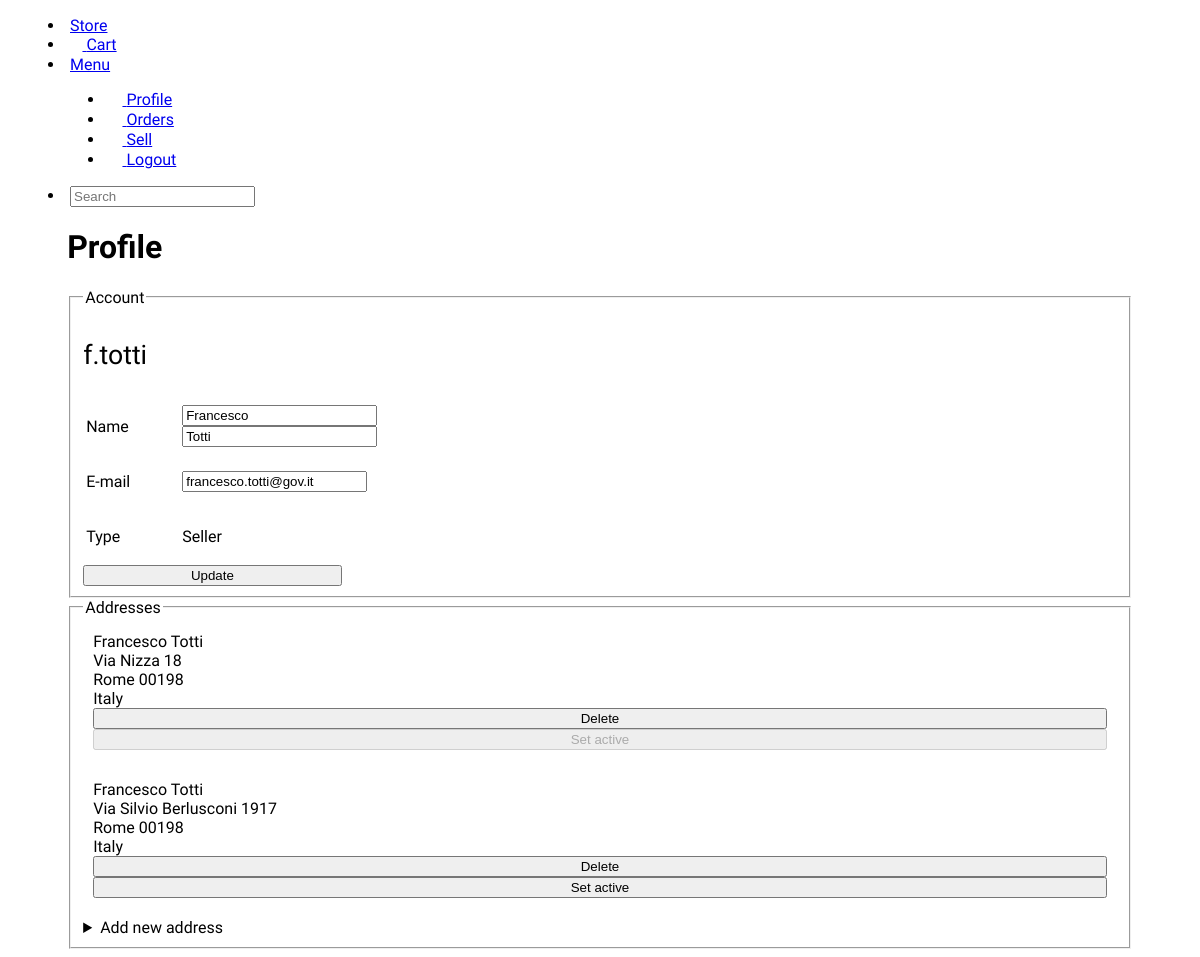
Screenshot of /profile (signed in) with the database file from the repository.
### tables.py (models this page shows, shortened)
class Base(DeclarativeBase):
    pass

class User(Base, UserMixin):
    __tablename__ = 'users'
    id: Mapped[int] = mapped_column(primary_key=True, autoincrement=True)
    email: Mapped[str] = mapped_column(unique=True)
    username: Mapped[str] = mapped_column(unique=True)
    password: Mapped[str] = mapped_column()
    name: Mapped[str] = mapped_column()
    last_name: Mapped[str] = mapped_column(nullable=True)
    user_type: Mapped[bool] = mapped_column() # True se venditore
    addresses: Mapped[List['Address']] = relationship(back_populates='user')
    cart_products: Mapped[List['CartProducts']] = relationship(back_populates='user')
    def is_seller(self):
        return  self.user_type

class Address(Base):
    __tablename__ = 'addresses'
    id: Mapped[int] = mapped_column(primary_key=True, autoincrement=True)
    user_id: Mapped[int] = mapped_column(ForeignKey(User.id, ondelete='CASCADE'))
    active: Mapped[bool]
    first_name: Mapped[str]
    last_name: Mapped[str]
    street: Mapped[str]
    postcode: Mapped[str]
    state: Mapped[str]
    province: Mapped[str]
    user = relationship('User')

### app.py (the view)
@app.route('/profile')
@login_required # Indica che è richiesto un login per accedere a questa pagina, un login avvenuto con successo e quindi con un utente loggato
def profile():
    user = db_session.scalar(select(User).where(User.id == int(current_user.get_id())))
    addrs = db_session.scalar(select(Address).where(Address.user_id == int(current_user.get_id())))
    return render_template('profile.html', user=user, addrs=addrs)

### app.py (called while the page is built)
@login_manager.user_loader
def load_user(user_id):
    return db_session.scalar(select(User).where(User.id == int(user_id))) # Dovrebbe ritornare 'None' se l'ID non è valido

### templates/profile.html (shortened to what this page needs)
{% extends 'base.html' %}
{% block content %}
<div class="container-big">
    <h1>Profile</h1>
    <div class="flex">
        <div class="col-5">
            <fieldset>
                <legend>Account</legend>
                <div>
                    <p id="username">{{user.username}}</p>
                    <form method="post" class="bg-default p-.25">
                        <table>
                            <tr>
                                <td><p class="bold muted">Name</p></td>
                                <td style="width:80%">
                                    <div class="flex">
                                        <input type="text" name="info-fname" class="mr-.25" value="{{user.name}}" style="width:50%" />
                                        <input type="text" name="info-lname" class="ml-.25" value="{{user.last_name}}" style="width:50%" />
                                    </div>
                                </td>
                            </tr>
                            <tr>
                                <td><p class="bold muted">E-mail</p></td>
                                <td><input type="text" name="info-email" value="{{user.email}}" /></td>
                            </tr>
                            <tr>
                                <td><p class="bold muted">Type</p></td>
                                <td>
                                    <p class="">
                                    {{ 'Seller' if user.is_seller() else 'Buyer' }}
                                    </p>
                                </td>
                            </tr>
                        </table>
                        <button style="width:25%" type="submit" name="info-update">Update</button>
                    </form>
                </div>
            </fieldset>
        </div>
    </div>
    <div class="flex">
        <div class="col-7">
            <fieldset>
                <legend>Addresses</legend>
                {% for addr in user.addresses %}
                <div class="address flex" style="{{'border:2px solid var(--default)' if addr.active}}" >
                    <div class="address-data" style="max-width: 80%">
                        <p class="bold" id="name">{{addr.first_name}} {{addr.last_name}}</p>
                        <p id="street">{{addr.street}}</p>
                        <p id="province">{{addr.province}} {{addr.postcode}}</p>
                        <p id="country">{{addr.state}}</p>
                    </div>
                    <div class="address-actions">
                        <form method="post" class="p-.5 bg-default">
                            <button type="submit" class="danger" name="address-delete">Delete</button>
                            <button type="submit" name="address-set-active" {{'disabled' if addr.active}}>Set active</button>
                        </form>
                    </div>
                </div>
                {% endfor %}
                <details class="bg-muted">
                    <summary class="default">Add new address</summary>
                </details>
            </fieldset>
        </div>
    </div>
</div>
{% endblock %}

### templates/base.html (shortened to what this page needs)
<!DOCTYPE html>
<html>
    <head>
        {% block head %}
        <link rel="stylesheet" href="https://matcha.mizu.sh/matcha.css">
        <link rel="stylesheet" href="../static/css/styles2.css">
        <link href="../static/icons/font/bootstrap-icons.css" rel="stylesheet">
        {% endblock %}
    </head>
    <body>
        {% include 'nav.html' %}
        {% block content %}
        {% endblock %}
    </body>
</html>

### templates/nav.html
<menu>
    <li><a href="/home">Store</a></li>
    <li><a href="/cart"><i class="bi bi-cart3"></i> Cart</a></li>
    <li>
        <a href="#">Menu</a>
        <menu>
            <li class="{% if request.path == '/profile' %} selected {% endif %}"><a href="/profile"><i class="bi bi-person-fill"></i> Profile</a></li>
            <li class="{% if request.path == '/orders' %} selected {% endif %}"><a href="/orders"><i class="bi bi-box-seam"></i> Orders</a></li>
            <li class="{% if request.path ==  '/sell' %} selected {% endif %}"><a href="/sell"><i class="bi bi-cash-coin"></i> Sell</a></li>
            {% if current_user.is_authenticated %}
                <li class="attention"><a href="/logout"><i class="bi bi-box-arrow-left"></i> Logout</a></li>
            {% endif %}
        </menu>
    </li>
    <li class="m-0" ><input type="search" placeholder="Search"></li>
</menu>

### static/css/styles2.css (style rules this page uses)
body { font-family: "Onest"; }
.container-big { width: 90%; margin: 0 auto; }
.col-7 { flex: 70%; }
.col-5 { flex: 70%; }
#username { font-size: 20pt; }
.address { min-width: 10em; border: 2px solid var(--bd-muted); border-radius: var(--bd-radius); padding: 10px; margin-bottom: 10px; }
.address p { min-width: 10em; margin:0; }

### rows the page displays
User: username "f.totti", info-fname "Francesco", info-lname "Totti", info-email "francesco.totti@gov.it", user_type "Seller"
Address: first_name "Francesco", last_name "Totti", street "Via Nizza 18", province "Rome", postcode "00198", state "Italy"
Address: first_name "Francesco", last_name "Totti", street "Via Silvio Berlusconi 1917", province "Rome", postcode "00198", state "Italy"
